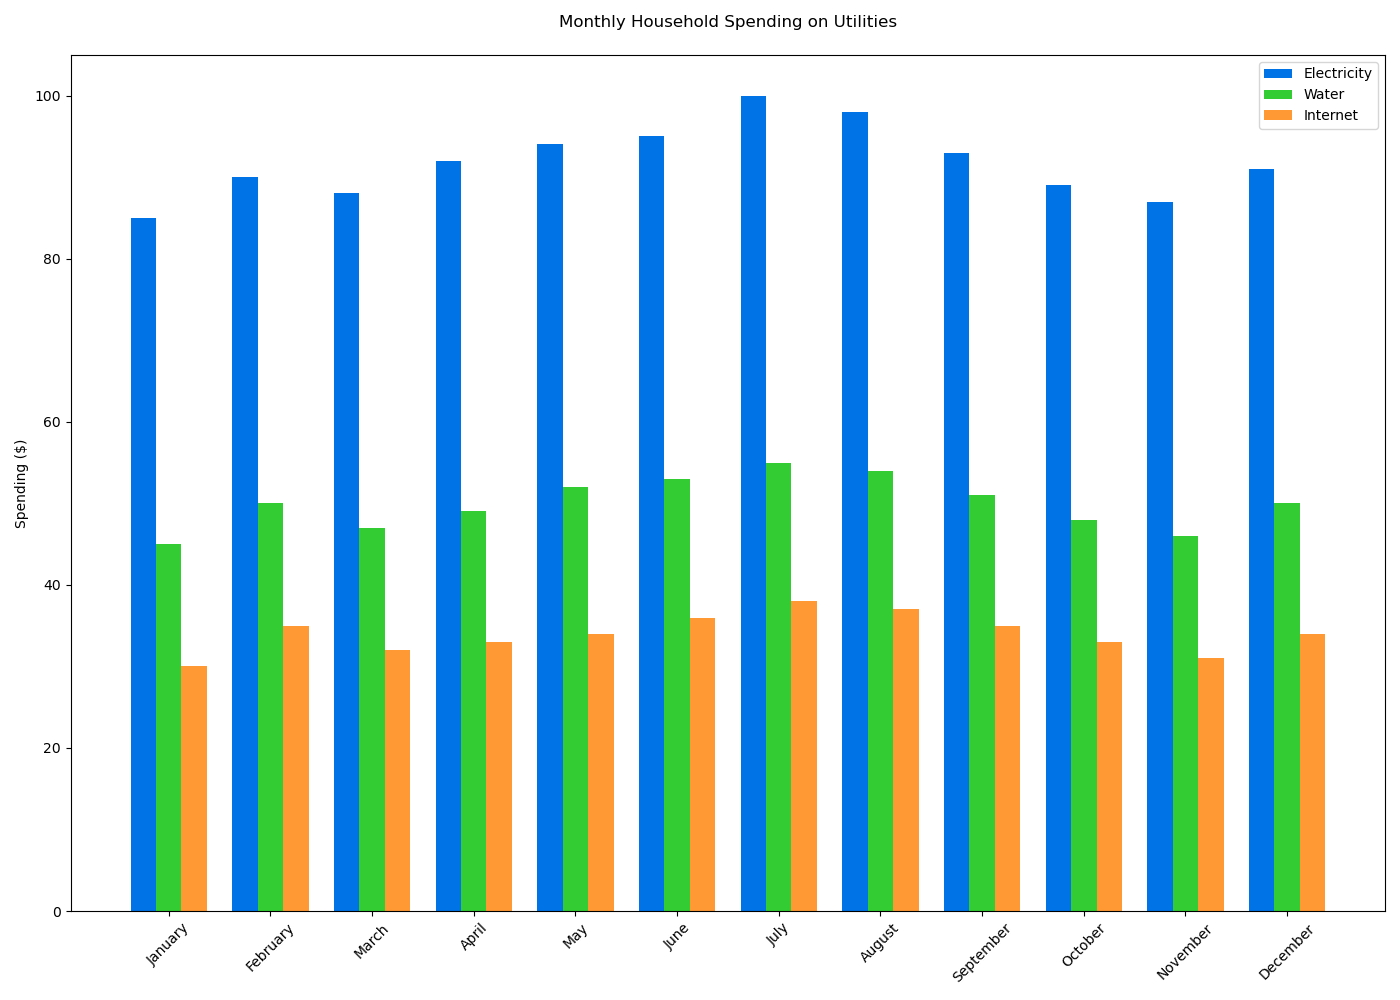

Here is the Python script that generated this plot:
import matplotlib.pyplot as plt

categories = ['January', 'February', 'March', 'April', 'May', 'June',
              'July', 'August', 'September', 'October', 'November', 'December']
electricity_spending = [85, 90, 88, 92, 94, 95, 100, 98, 93, 89, 87, 91]
water_spending = [45, 50, 47, 49, 52, 53, 55, 54, 51, 48, 46, 50]
internet_spending = [30, 35, 32, 33, 34, 36, 38, 37, 35, 33, 31, 34]

fig, ax = plt.subplots(figsize=(14, 10))

bar_width = 0.25
bar_locations_electricity = range(len(electricity_spending))
bar_locations_water = [x + bar_width for x in bar_locations_electricity]
bar_locations_internet = [x + bar_width for x in bar_locations_water]

bars1 = ax.bar(bar_locations_electricity, electricity_spending, bar_width, label="Electricity", color='#0073e6')
bars2 = ax.bar(bar_locations_water, water_spending, bar_width, label="Water", color='#33cc33')
bars3 = ax.bar(bar_locations_internet, internet_spending, bar_width, label="Internet", color='#ff9933')

ax.set_xticks([r + bar_width for r in range(len(electricity_spending))])
ax.set_xticklabels(categories, rotation=45)

plt.ylabel('Spending ($)')
plt.title("Monthly Household Spending on Utilities", pad=20)
ax.legend(loc='upper right')

plt.tight_layout()
plt.show()
